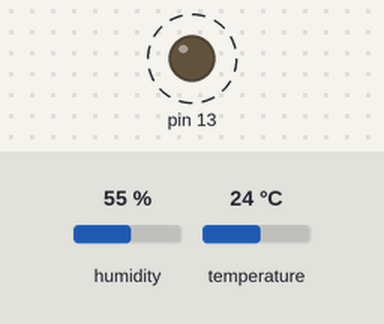
Simulated run of this sketch. Board: Arduino Uno, built with avr-gcc and run on an emulated ATmega328P. On the bench: output pins drawn as LEDs (lit = HIGH). Dashed ring = blinking. The inputs (shaded band) are chosen by the test bench; at power-on: humidity 55 %, temperature 24 °C. The local clock reads 2024-03-15 10:24:30 at power-on unless the sketch sets it; EEPROM starts erased; what the sketch prints to the serial monitor is not drawn.

Above: at 5.6 s.
Timing chart, 0 to 9.8 s (numbered marks = the images above):
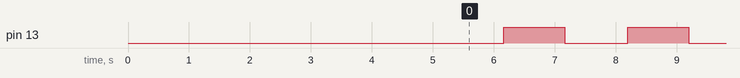

The sketch:

Main.ino
```cpp
  // DHT11 lib
#include "DHT.h"
#include <EEPROM.h>
#include <Wire.h>
#include "RTClib.h"

const int DHTPIN = 2;       // Read data from DHT11
const int DHTTYPE = DHT11;  // Sensor type

// Realtime module
DHT dht(DHTPIN, DHTTYPE);
RTC_DS1307 RTC;
const byte DS1307 = 0x68;
const byte NumberOfFields = 7;

/* Time variables */
int second, minute, hour, day, wday, month, year;

void setup() {
  Serial.begin(9600);
  dht.begin();         // Starting DHT11 sensor
  Wire.begin();
  RTC.begin();

  if (! RTC.isrunning()) {
    Serial.println("RTC is NOT running!");
    // following line sets the RTC to the date & time this sketch was compiled
     RTC.adjust(DateTime(__DATE__, __TIME__));
  }

  // del values of EEPROM from 0-511
  for (int i = 0; i < 1024; i++) {
    EEPROM.write(i, 0);
    delay(5);
}
}

void loop() {
  int no = 1;
    for (int i=0; i < 1024; ){
    // Module Real time
    DateTime now = RTC.now();
    Serial.print("Bay gio la : ");
    Serial.print(now.hour(), DEC);
    printTime(now.minute());
    printTime(now.second());
    Serial.print(" Ngay ");
    Serial.print(now.day());
    printDate(now.month());
    printDate(now.year());
    Serial.println();

    // Read, save and display tempt, humidity
    float h = dht.readHumidity();
    float t = dht.readTemperature();
    Serial.print("Nhiet do: ");
    Serial.println(t);
    Serial.print("Do am: ");
    Serial.println(h);
    Serial.print(" Ket thuc lan do thu ");
    Serial.println(no);
    no = no + 1;
    Serial.println();

    // Write data to EEPROM
    EEPROM.write(i, t);
    delay(500);
    i = i + 1;
    EEPROM.write(i, h);
    delay(500);
    i = i + 1;
    if (i == 1024)
      i=0;

    // Turn on/off LED
    pinMode(13,OUTPUT);
    digitalWrite(13, HIGH);
    delay(1000);
    pinMode(13,OUTPUT);
    digitalWrite(13, LOW);
  }
}

/* Convert format BCD (Binary-Coded Decimal) to Decimal */
int bcd2dec(byte num)
{
        return ((num/16 * 10) + (num % 16));
}
/* Convert Decimal to BCD */
int dec2bcd(byte num)
{
        return ((num/10 * 16) + (num % 10));
}

// Display Time
void printTime(int digits){
    Serial.print(":");
    if(digits < 10)
        Serial.print('0');
        Serial.print(digits);
}

void printDate(int digits){
    Serial.print("/");
    if(digits < 10)
        Serial.print('0');
        Serial.print(digits);
}

/* Setup Time for DS1307 module */
void setTime(byte hr, byte min, byte sec, byte wd, byte d, byte mth, byte yr)
{
        Wire.beginTransmission(DS1307);
        Wire.write(byte(0x00));
        Wire.write(dec2bcd(sec));
        Wire.write(dec2bcd(min));
        Wire.write(dec2bcd(hr));
        Wire.write(dec2bcd(wd)); // day of week: Sunday = 1, Saturday = 7
        Wire.write(dec2bcd(d));
        Wire.write(dec2bcd(mth));
        Wire.write(dec2bcd(yr));
        Wire.endTransmission();
}
```

Measured:
- by itself, pin 13: alternates HIGH for 1.0 s and LOW for 1.0 s
